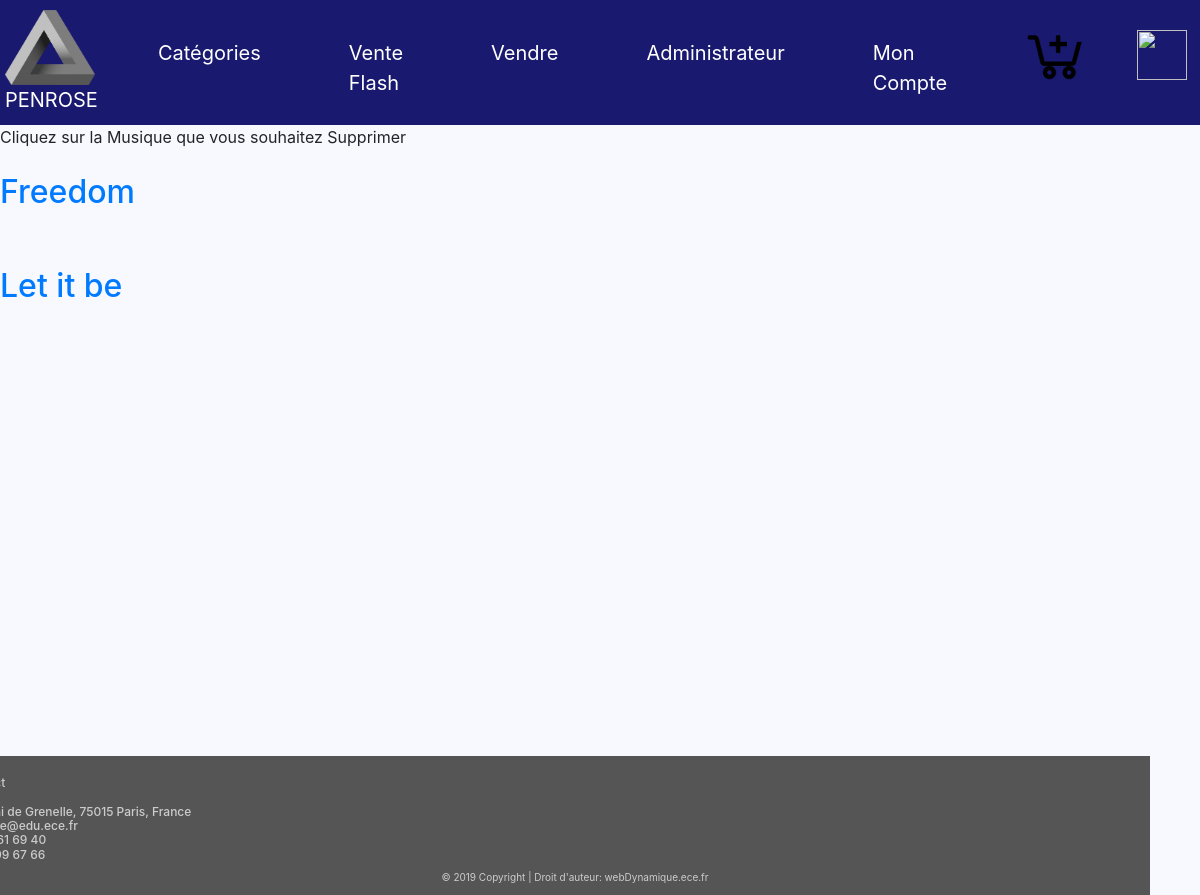
The app's page /Rmusique.php, older data.
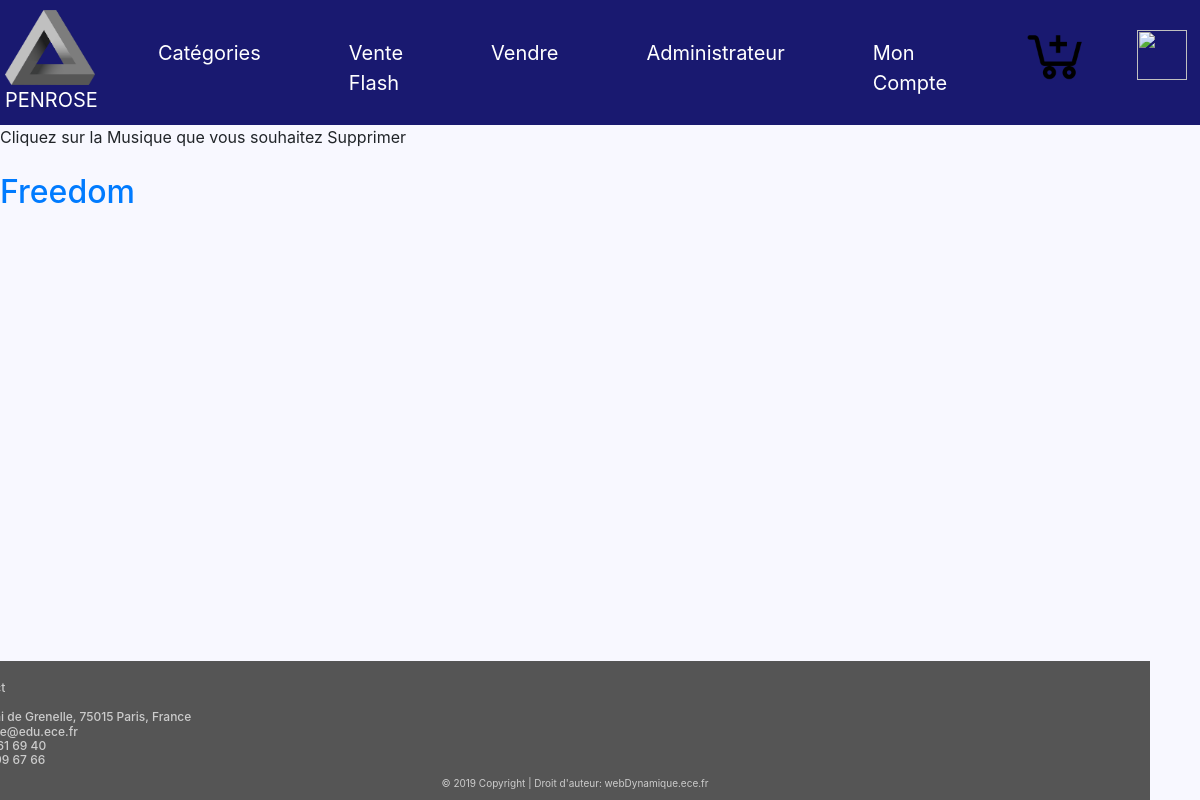
The same page, newer data.
### tables this page shows
CREATE TABLE IF NOT EXISTS `items` (
  `ID` int(50) NOT NULL AUTO_INCREMENT,
  `Titre` varchar(255) NOT NULL,
  `Photos` varchar(255) NOT NULL,
  `Description` varchar(1000) NOT NULL,
  `Video` varchar(255) NOT NULL,
  `Categorie` varchar(255) NOT NULL,
  `Prix` varchar(255) NOT NULL,
  `vendu` int(50) NOT NULL,
  PRIMARY KEY (`ID`),
  KEY `ID` (`ID`)
);

### Rmusique.php (the view, shortened to what this page needs)
<!DOCTYPE html>
<html>
<head>
<link rel="stylesheet"
href="https://stackpath.bootstrapcdn.com/bootstrap/4.1.3/css/bootstrap.min.css">
<link rel="stylesheet" type="text/css" href="styles.css">
</head>
<body>
<nav class="navbar navbar-expand-md">
<a class="navbar-brand" href="https://sites.google.com/site/tpe44lesillusionsoptiques/info-presse-classeur/le-triangle-de-penrose"><img class="logo" src="logo.png" height='75' width='90'/><br>	PENROSE</a>
<div class="collapse navbar-collapse" id="main-navigation">
<ul class="navbar-nav">
<li class="nav-item"><a class="nav-link"
href="Categorie.php">Catégories</a></li>
<li class="nav-item"><a class="nav-link" href="Venteflash.php">Vente Flash</a></li>
<li class="nav-item"><a class="nav-link"
href="verif_vendeur.php">Vendre</a></li>
<li class="nav-item"><a class="nav-link"
href="verif_admi.php">Administrateur</a></li>
<li class="nav-item"><a class="nav-link"
href="verif_acheteur.php">Mon Compte</a></li>
<a class="navbar-brand" href="Panier.php"><img class="panier" src="panier.png" height='70' width='70'> </a>
<a class="navbar-brand" href="logout.php"><img class="deco" src="Deco.png" height='50' width='50'> </a>
</ul>
</div>
</nav>
<div> Cliquez sur la Musique que vous souhaitez Supprimer
<?php
		$database = "ece_amazon";
		$db_handle = mysqli_connect('localhost', 'root', '');
		$db_found = mysqli_select_db($db_handle, $database);
		if ($db_found)
		{
			$sql = "SELECT * FROM items WHERE Categorie='Musiques'";
			$result = mysqli_query($db_handle, $sql);
			while($data = mysqli_fetch_assoc($result))
			{
				?>
				<br><br>
				<div class="texte-2">
					<a href="?show=<?php echo $data["Titre"];?>"><h2><?php echo $data["Titre"];?></h2></a>
				</div>
				<?php
			}
		}
		else {echo "Database not found";}
	?>
</div>
<footer class="page-footer3">
<div class="container">
<div class="row">
<div class="col-lg-8 col-md-8 col-sm-12">
</div>
<h4 class="contact">Contact<br> <br>
37, quai de Grenelle, 75015 Paris, France <br>
penrose@edu.ece.fr <br>
06 22 61 69 40 <br>
06 13 99 67 66
</h4>
</div>
</div>
<div class="copyright">&copy; 2019 Copyright | Droit
d'auteur: webDynamique.ece.fr </div>
</footer>
</body>
</html>

Row changes from the older to the newer data that the page shows:
removed items: Titre "Let it be"
